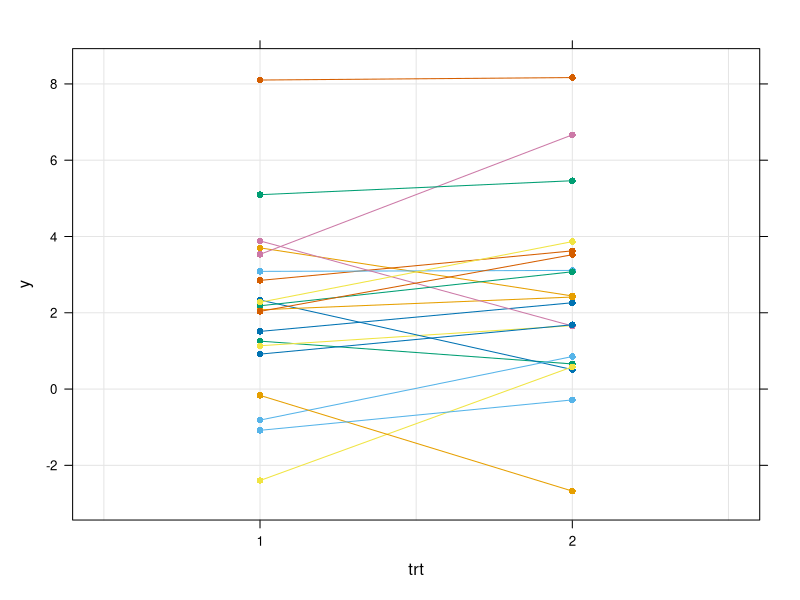
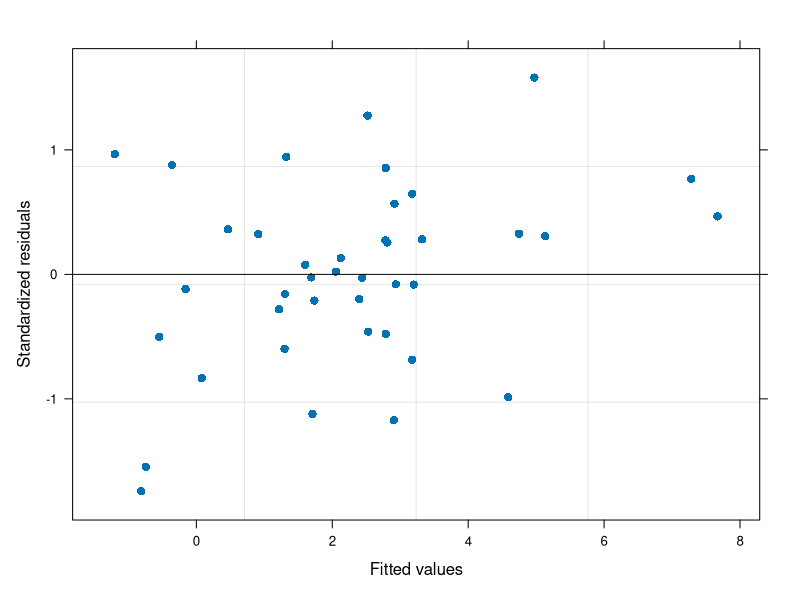
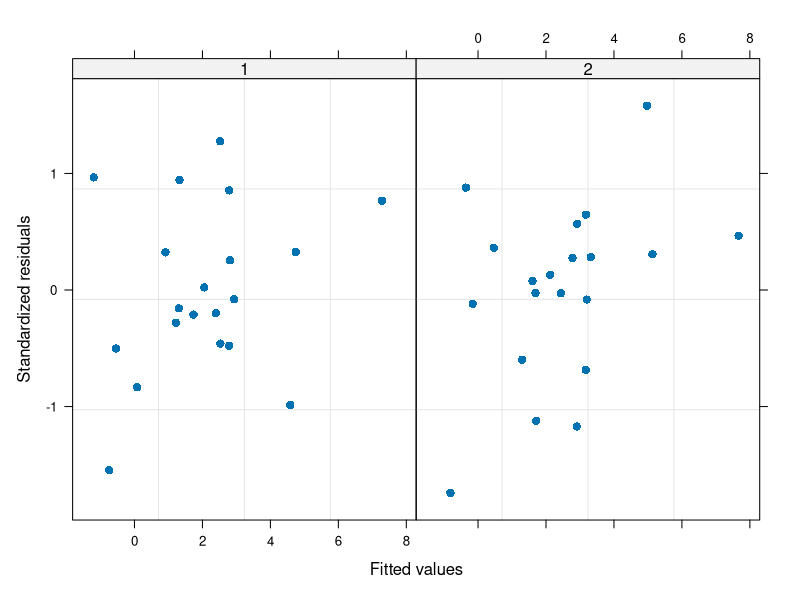
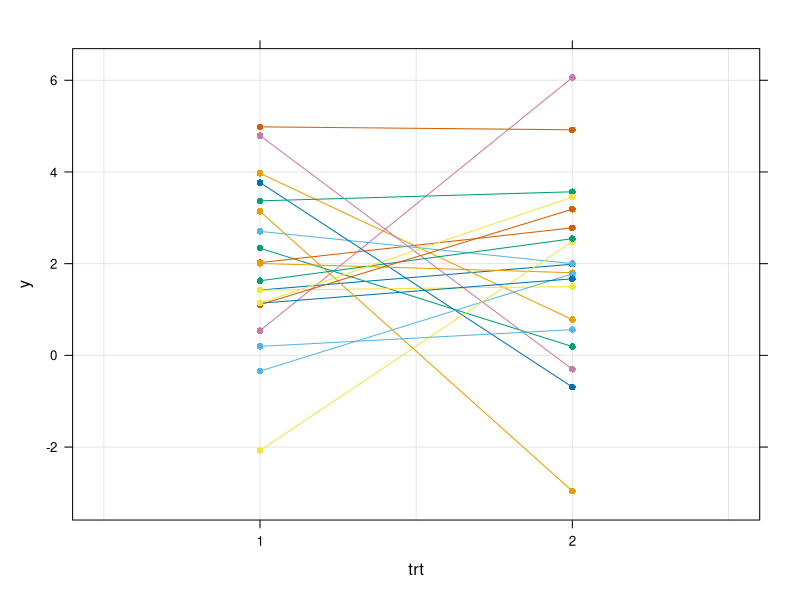
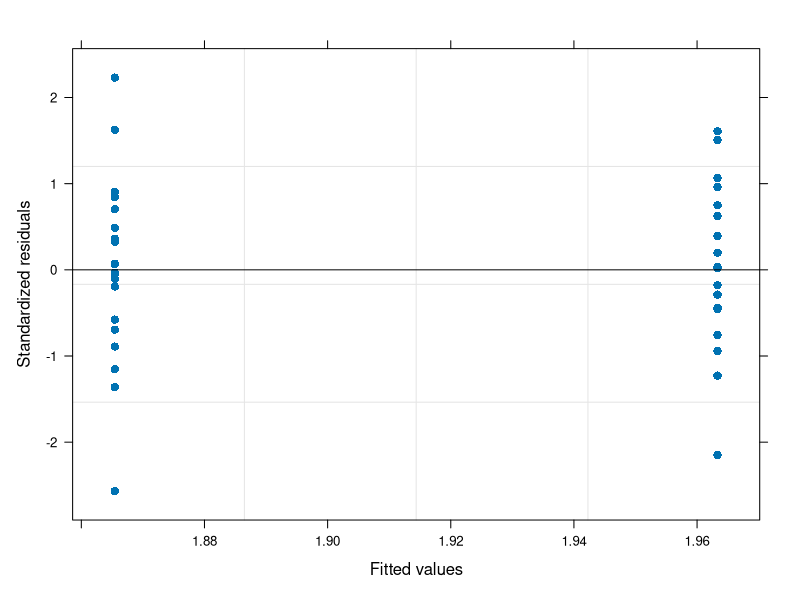
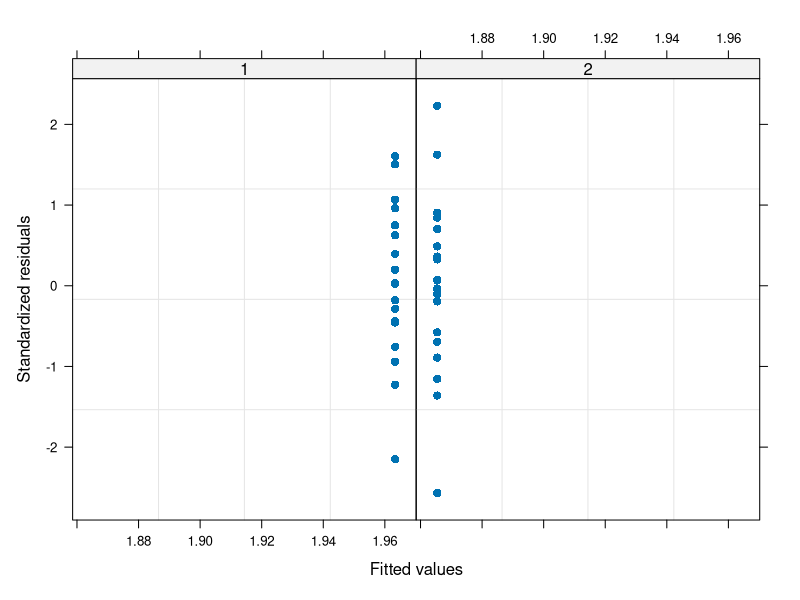

R code for these plots, in order:
# Dominik Grathwohl's example on negative correlation
# leading to a collapse of prediction variance

library(nlme)
library(mvtnorm)
library(lattice)

# positive correlation
set.seed(171109)

N <- 20

(sigma <- matrix(c(4,2,2,3), ncol=2))

x <- rmvnorm(n = N, mean = c(1,2), sigma = sigma)

dim(x)
colMeans(x)
sd(x)
cov(x)

sqrt(cov(x)[2,1]) # between subject sd

(sd.w <- sd(x[,1] - x[,2]) / sqrt(2)) # within subject sd 

# check with mixed model 
df <- data.frame(id = rep(1:N,2), trt = gl(2,N), y = c(x[,1], x[,2])) 

sp <- list(superpose.symbol = list(pch = rep(16,7))) 

xyplot(y ~ trt, groups=factor(id), data = subset(df, id < 101), 
                type = c("g", "p", "l"),
                xlab = "trt", ylab = "y", par.settings = sp)

summary(m1 <- lme(y ~ trt, data = df, random = ~ 1 | id)) 
plot(m1 <- lme(y ~ trt, data = df, random = ~ 1 | id), pch = 16)

plot(m1,  resid(.,type = "p") ~ fitted(.) | trt, pch=16)

# negative correlation
set.seed(171109)

N <- 20

(sigma <- matrix(c(4,-2,-2,3), ncol = 2))

x <- rmvnorm(n = N, mean = c(1,2), sigma = sigma)

dim(x)
colMeans(x)
sd(x)
cov(x)

sqrt(cov(x)[2,1]) # between subject sd

(sd.w <- sd(x[,1] - x[,2]) / sqrt(2)) # within subject sd 

# check with mixed model 

df <- data.frame(id = rep(1:N,2), trt = gl(2,N), y = c(x[,1], x[,2]))

sp <- list(superpose.symbol = list(pch = rep(16,7))) 
xyplot(y ~ trt, groups = factor(id), data = subset(df, id < 101), 
                type=c("g", "p", "l"),
                xlab = "trt", ylab = "y", par.settings = sp)

summary(m1 <- lme(y ~ trt, data = df, random = ~ 1 | id)) 
plot(m1 <- lme(y ~ trt, data = df, random = ~ 1 | id), pch = 16)

plot(m1,  resid(.,type="p") ~ fitted(.) | trt, pch = 16)
